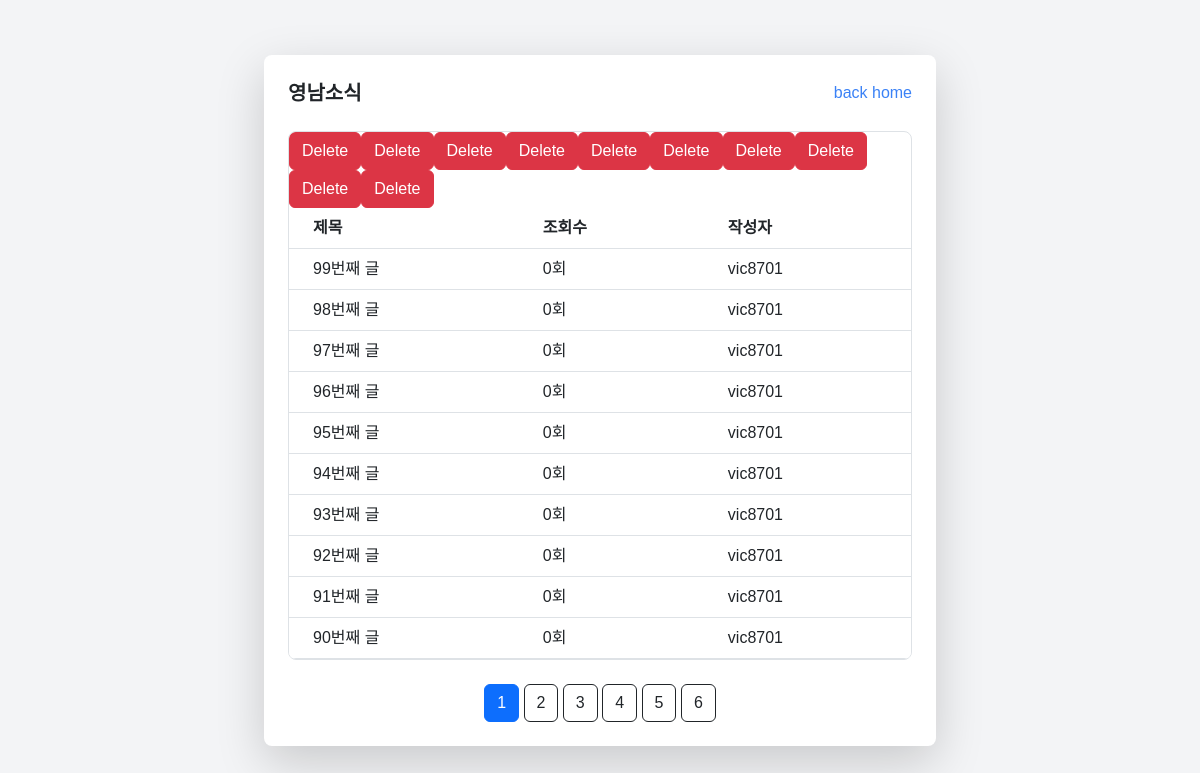
Before: /notice (signed in) with the older database file.
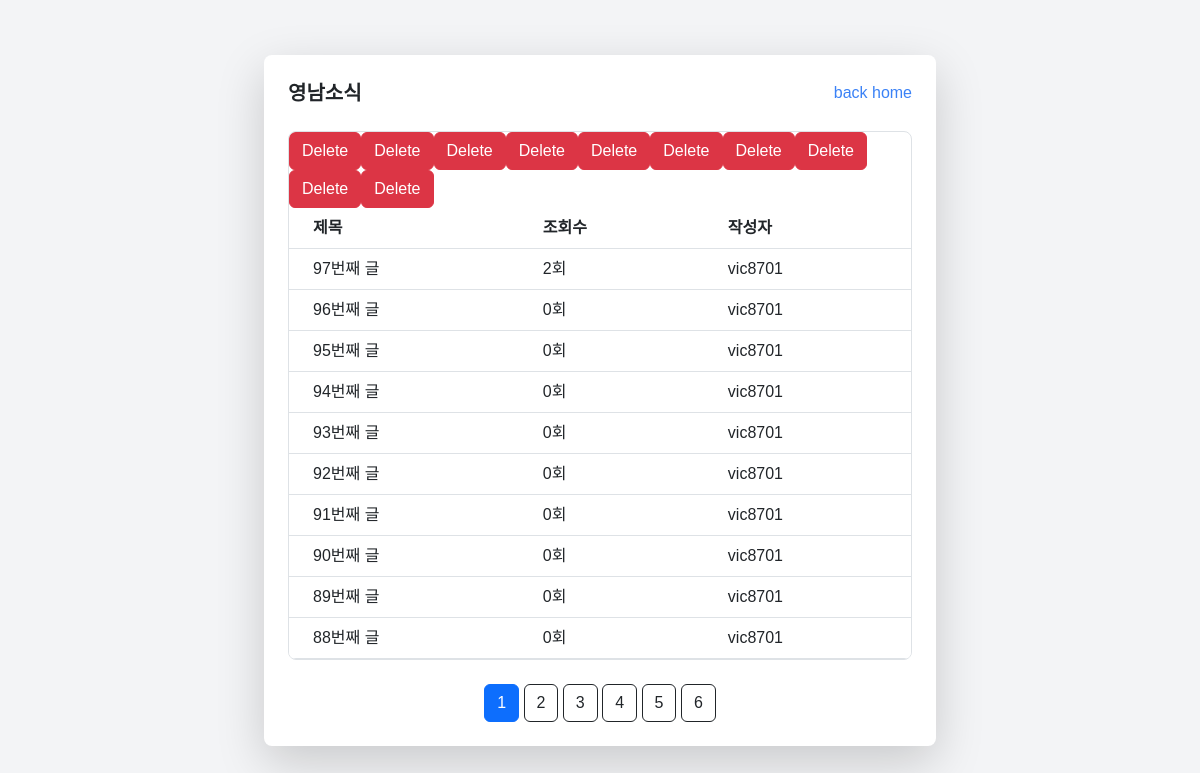
After: the same page with the newer database file.
### tables this page shows
CREATE TABLE notice
                        (id INTEGER PRIMARY KEY AUTOINCREMENT, title text, content text, date text, writerid text, views integer);

### web.py (the view)
@app.route('/notice')
def notice_page():
    page = request.args.get('page')
    if page is None:
        page = 1
    else:
        page = int(page)
    all_notices = module_db.get_all_notices()
    notices = all_notices[(page-1)*10:page*10]
    o_lenpage = int(len(all_notices) / 10 + 1)
    lenpage = range(1, o_lenpage)
    if o_lenpage > 6:
        if page < 4:
            r_lenpage = lenpage[:6]
        else:
            r_lenpage = lenpage[int(page)-3:int(page)+3]
    else:
        r_lenpage = lenpage
    print(lenpage)
    if module_db.check_admin(session.get('id')):
        return render_template('notice.html', notices=notices, lenpage=r_lenpage, page=page, admin=True)
    else:
        return render_template('notice.html', notices=notices, lenpage=r_lenpage, page=page, admin=False)

### db/module_db.py (called while the page is built)
def check_admin(id):
    conn = sqlite3.connect(db_path)
    cursor = conn.cursor()
    cursor.execute("SELECT * FROM user WHERE id=?", (id,))
    result = cursor.fetchone()
    conn.close()
    if result[5] == 1:
        return True
    else:
        return False

def get_all_notices():
    con = sqlite3.connect(db_path)
    cur = con.cursor()
    cur.execute("SELECT * FROM notice ORDER BY id DESC")
    result = cur.fetchall()
    con.close()
    return result

### templates/notice.html (shortened to what this page needs)
<!DOCTYPE html>
<html lang="en">
<head>
    <script src="https://cdn.tailwindcss.com"></script>
    <link href="https://cdn.jsdelivr.net/npm/bootstrap@5.3.3/dist/css/bootstrap.min.css" rel="stylesheet">
</head>
<body class="bg-gray-100 flex items-center justify-center min-h-screen">
    <div class="bg-white shadow-lg rounded-lg p-6 w-full max-w-2xl">
        <div class="flex justify-between items-center mb-4">
            <h1 class="text-xl font-bold">영남소식</h1>
            <a href="/" class="text-blue-500 hover:underline">back home</a>
        </div>
        <div class="border rounded-lg overflow-hidden">
            <table class="min-w-full bg-white">
                <thead>
                    <tr>
                        <th class="py-2 px-4 border-b">제목</th>
                        <th class="py-2 px-4 border-b">조회수</th>
                        <th class="py-2 px-4 border-b">작성자</th>
                    </tr>
                </thead>
                <tbody>
                    {% for data in notices %}
                    <tr>
                        <td class="py-2 px-4 border-b"><a href="{{ url_for('notice_detail', id=data[0]) }}">{{ data[1] }}</a></td>
                        <td class="py-2 px-4 border-b">{{ data[-1] }}회</td>
                        <td class="py-2 px-4 border-b">{{ data[-2] }}</td>
                        {% if admin %}
                        <a href="{{ url_for('notice_delete', id=data[0]) }}" class="btn btn-danger">Delete</a>
                        {% endif %}
                    </tr>
                    {% endfor %}
                </tbody>
            </table>
        </div>
        <br />
        <div class='atag'>
            {% for i in lenpage %}
            {% if i == page %}
            <a href="/notice?page={{ i }}" class="btn btn-primary">{{ i }}</a>
            {% else %}
            <a href="/notice?page={{ i }}" class="btn btn-outline-dark">{{ i }}</a>
            {% endif %}
            {% endfor %}
        </div>
    </div>
</body>
</html>

Changed rows visible on the page:
removed notice: title "99번째 글", views "0", writerid "vic8701"
removed notice: title "98번째 글", views "0", writerid "vic8701"
changed notice "97번째 글": views "0" → "2"
now on this page (row unchanged): notice: title "89번째 글", views "0", writerid "vic8701"
now on this page (row unchanged): notice: title "88번째 글", views "0", writerid "vic8701"
